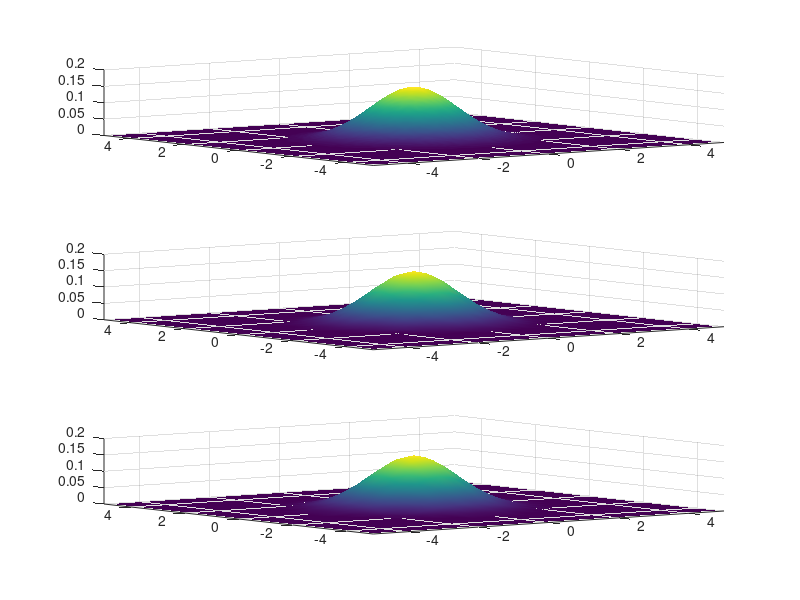

Recreate this plot in MATLAB.
clc
clear all
close all

dt = 0.1;
T = 20;

[x, y] = meshgrid(-10:dt:10);
[u, v] = meshgrid(-pi/dt:2*pi/T:pi/dt);

g = 1/(2*pi)*exp(-1/2*(x.^2+y.^2));
G1 = 1/(2*pi)*exp(-1/2*(u.^2+v.^2));

G2 = dt^2/(2*pi)*fft2(g);
G2 = fftshift(abs(G2));

subplot(3,1,1);
surf(x, y, g);
axis([-5 5 -5 5 0 0.2]);
shading interp;

subplot(3,1,2);
surf(u, v, G1);
axis([-5 5 -5 5 0 0.2]);
shading interp;

subplot(3,1,3);
surf(u, v, G2);
axis([-5 5 -5 5 0 0.2]);
shading interp;

disp(sum(sum(g))*dt^2);
disp(sum(sum(G1))*(2*pi/T)^2);